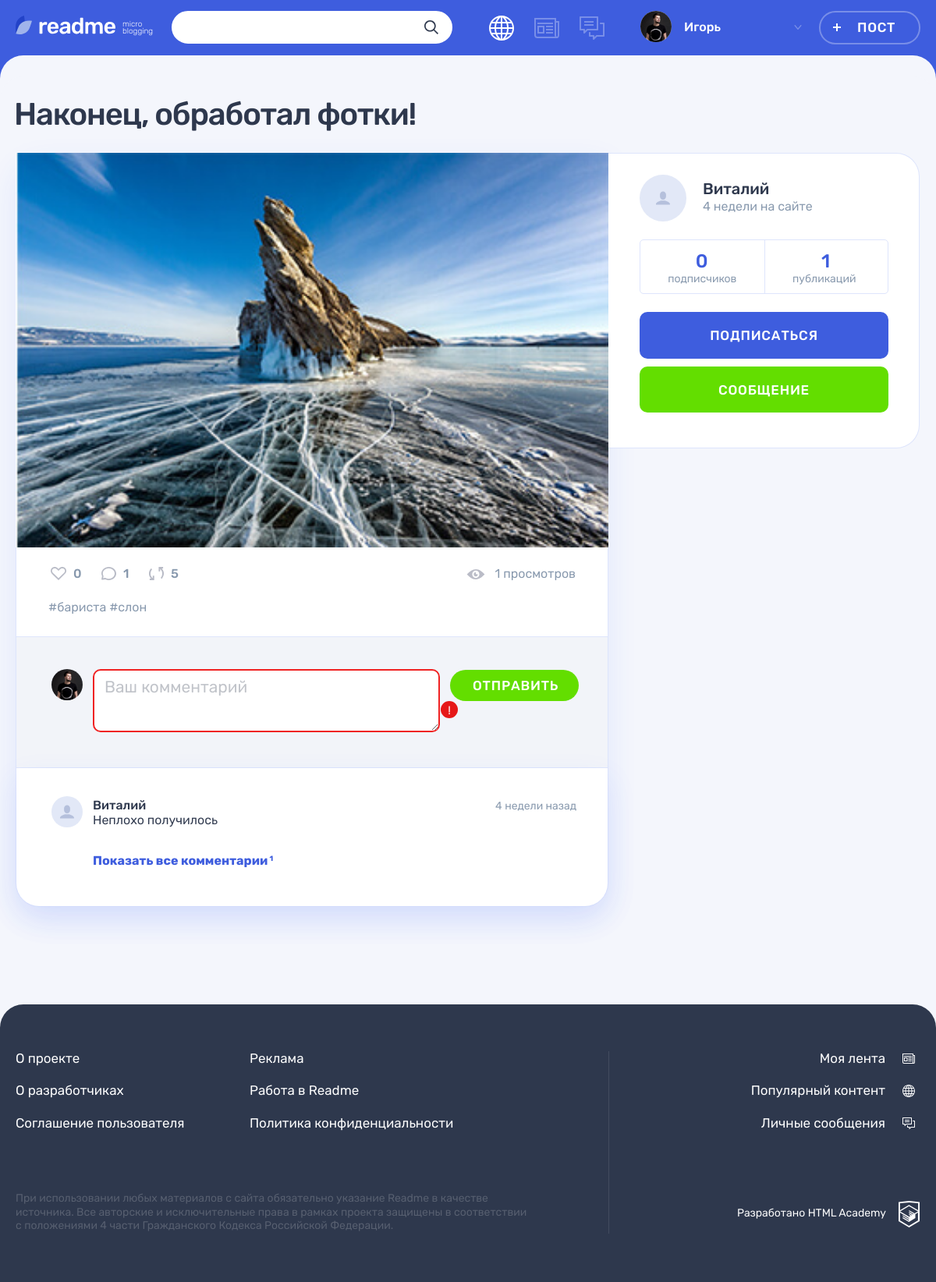
Page /post.php?postId=3 on the committed database.
### tables this page shows
CREATE TABLE posts (
       id INT AUTO_INCREMENT PRIMARY KEY,
       publication_date TIMESTAMP DEFAULT CURRENT_TIMESTAMP,
       title VARCHAR(255) NOT NULL,
       content TEXT,
       author VARCHAR(128),
       img VARCHAR(2000),
       video VARCHAR(2000),
       reference VARCHAR(255),
       views INT DEFAULT 0,
       user_id INT,
       content_type_id INT,
       FOREIGN KEY (user_id) REFERENCES users(id),
       FOREIGN KEY (content_type_id) REFERENCES content_types(id)
);

CREATE TABLE hashtags (
       id INT AUTO_INCREMENT PRIMARY KEY,
       hashtag VARCHAR(128) UNIQUE
);

CREATE TABLE comments (
       id INT AUTO_INCREMENT PRIMARY KEY,
       publication_date TIMESTAMP DEFAULT CURRENT_TIMESTAMP,
       content TEXT NOT NULL,
       author_id INT,
       post_id INT,
       FOREIGN KEY (author_id) REFERENCES users(id),
       FOREIGN KEY (post_id) REFERENCES posts(id)
);

CREATE TABLE users (
       id INT AUTO_INCREMENT PRIMARY KEY,
       registration_date TIMESTAMP DEFAULT CURRENT_TIMESTAMP,
       email VARCHAR(255) UNIQUE,
       user_name VARCHAR(128) UNIQUE,
       password CHAR(64),
       avatar VARCHAR(255)
);

### helpers.php (called while the page is built, shortened)
<?php
function get_noun_plural_form(int $number, string $one, string $two, string $many): string
{
    $number = (int)$number;
    $mod10 = $number % 10;
    $mod100 = $number % 100;
    switch (true) {
        case ($mod10 >= 2 && $mod10 <= 4):
            return $two;
    }
}
function include_template($name, array $data = [])
{
    $name = 'templates/' . $name;
    extract($data);
    require $name;
    $result = ob_get_clean();
    return $result;
}
function getRelativeDate(DateTimeImmutable $date, bool $needAgoAddition = false) : string
{
    $currentDate = new DateTimeImmutable('now');
    $interval = $date->diff($currentDate);
    $addition = $needAgoAddition ? '' : ' назад';
    if ($interval->y) {
    $properNoun = get_noun_plural_form($interval->y, 'год', 'года', 'лет');
        return date_interval_format($interval, '%y ' . $properNoun . $addition);
    } else if ($interval->m) {
        $properNoun = get_noun_plural_form($interval->m, 'месяц', 'месяца', 'месяцев');
        return date_interval_format($interval, '%m ' . $properNoun . $addition);
    } else if ($interval->d && $interval->d < 7) {
        $properNoun = get_noun_plural_form($interval->d, 'день', 'дня', 'дней');
        return date_interval_format($interval, '%d ' . $properNoun . $addition);
    } else if ($interval->d && $interval->d >= 7) {
        $weeksCount = ceil($interval->d / 7);
        $properNoun = get_noun_plural_form($weeksCount, 'неделю', 'недели', 'недель');
        return $weeksCount . ' ' . $properNoun . $addition;
    } else if ($interval->h) {
        $properNoun = get_noun_plural_form($interval->h, 'час', 'часа', 'часов');
        return date_interval_format($interval, '%h ' . $properNoun . $addition);
    } else if ($interval->i) {
        $properNoun = get_noun_plural_form($interval->i, 'минуту', 'минуты', 'минут');
        return date_interval_format($interval, '%i ' . $properNoun . $addition);
    } else {
        return '';
    }
}
function findUserPost(mysqli $con, string $sql, int $postId): array
{
    $postStmt = mysqli_prepare($con, $sql);
    mysqli_stmt_bind_param($postStmt, 'i', $postId);
    mysqli_stmt_execute($postStmt);
    $resultPost = mysqli_stmt_get_result($postStmt);
    return mysqli_fetch_all($resultPost, MYSQLI_ASSOC);
}

### templates/post.php (the view, shortened to what this page needs)
<?php require_once './helpers.php'?>
<main class="page__main page__main--publication">
    <div class="container">
        <h1 class="page__title page__title--publication"><?= htmlspecialchars($postDetails['title']) ?></h1>
        <section class="post-details">
            <div class="post-details__wrapper post-photo">
                <div class="post-details__main-block post post--details">
                    <?php if ($postDetails['type'] === 'quote') : ?>
                        <div class="post-details__image-wrapper post-quote">
                            <div class="post__main">
                                <blockquote>
                                    <p>
                                        <?= htmlspecialchars($postDetails['content']); ?>
                                    </p>
                                    <cite><?= htmlspecialchars($postDetails['author']); ?></cite>
                                </blockquote>
                            </div>
                        </div>
                    <?php elseif ($postDetails['type'] === 'photo') : ?>
                        <div class="post-details__image-wrapper post-photo__image-wrapper">
                            <img src="img/<?= htmlspecialchars($postDetails['img']); ?>" alt="Фото от пользователя" width="760" height="507">
                        </div>
                    <?php elseif ($postDetails['type'] === 'video') : ?>
                        <div class="post-details__image-wrapper post-photo__image-wrapper">
                            <?=embed_youtube_video($postDetails['video']); ?>
                        </div>
                    <?php endif; ?>
                    <div class="post__indicators">
                        <div class="post__buttons">
                            <a class="post__indicator post__indicator--likes button" href="#" title="Лайк">
                                <svg class="post__indicator-icon" width="20" height="17">
                                    <use xlink:href="#icon-heart"></use>
                                </svg>
                                <span><?= htmlspecialchars($postDetails['likes']) ?></span>
                            </a>
                            <a class="post__indicator post__indicator--comments button" href="#" title="Комментарии">
                                <svg class="post__indicator-icon" width="19" height="17">
                                    <use xlink:href="#icon-comment"></use>
                                </svg>
                                <span><?= htmlspecialchars($postDetails['comments_total']) ?></span>
                            </a>
                            <a class="post__indicator post__indicator--repost button" href="#" title="Репост">
                                <svg class="post__indicator-icon" width="19" height="17">
                                    <use xlink:href="#icon-repost"></use>
                                </svg>
                                <span>5</span>
                            </a>
                        </div>
                        <span class="post__view"><?= htmlspecialchars($postDetails['views']) ?> просмотров</span>
                    </div>
                    <ul class="post__tags">
                    <?php foreach ($postHashtags as $postHashtag) : ?>
                        <li><a href="#">#<?= htmlspecialchars($postHashtag['hashtag']) ?></a></li>
                    <?php endforeach; ?>
                    </ul>
                    <div class="comments">
                        <form class="comments__form form" action="#" method="post">
                            <div class="comments__my-avatar">
                                <img class="comments__picture" src="img/userpic-medium.jpg" alt="Аватар пользователя">
                            </div>
                            <div class="form__input-section form__input-section--error">
                                <textarea class="comments__textarea form__textarea form__input" placeholder="Ваш комментарий"></textarea>
                                <button class="form__error-button button" type="button">!</button>
                            </div>
                            <button class="comments__submit button button--green" type="submit">Отправить</button>
                        </form>
                        <div class="comments__list-wrapper">
                            <ul class="comments__list">
                            <?php foreach ($postComments as $postComment) : ?>
                                <li class="comments__item user">
                                    <div class="comments__avatar">
                                    </div>
                                    <div class="comments__info">
                                        <div class="comments__name-wrapper">
                                            <a class="comments__user-name" href="#">
                                                <span><?= htmlspecialchars($postComment['author']) ?></span>
                                            </a>
                                            <?php
                                            $publicationTime = new DateTimeImmutable($postComment['date']);
                                            $relativePublicationTime = getRelativeDate($publicationTime);
                                            ?>
                                            <time class="comments__time" datetime="<?= $publicationTime->format('Y-m-d') ?>"><?= $relativePublicationTime ?></time>
                                        </div>
                                        <p class="comments__text">
                                            <?= htmlspecialchars($postComment['content']) ?>
                                        </p>
                                    </div>
                                </li>
                            <?php endforeach; ?>
                            </ul>
                            <?php if ($postComments) : ?>
                            <a class="comments__more-link" href="#">
                                <span>Показать все комментарии</span>
                                <sup class="comments__amount"><?= count($postComments) ?></sup>
                            </a>
                            <?php endif; ?>
                        </div>
                    </div>
                </div>
                <div class="post-details__user user">
                    <?php if (!$postAuthorDetails) : ?>
                    <h2>Без автора</h2>
                    <?php else : ?>
                    <div class="post-details__user-info user__info">
                        <div class="post-details__avatar user__avatar">
                        </div>
                        <div class="post-details__name-wrapper user__name-wrapper">
                            <a class="post-details__name user__name" href="#">
                                <span><?= htmlspecialchars($postAuthorDetails['user_name']) ?></span>
                            </a>
                            <?php
                            $registrationTime = new DateTimeImmutable($postAuthorDetails['date']);
                            $relativeRegistrationTime = getRelativeDate($registrationTime, true);
                            ?>
                            <time class="post-details__time user__time" datetime="<?= $registrationTime->format('Y-m-d') ?>"><?= $relativeRegistrationTime ?> на сайте</time>
                        </div>
                    </div>
                    <div class="post-details__rating user__rating">
                        <p class="post-details__rating-item user__rating-item user__rating-item--subscribers">
                            <span class="post-details__rating-amount user__rating-amount"><?= htmlspecialchars($postAuthorDetails['subscribers_total']) ?></span>
                            <span class="post-details__rating-text user__rating-text">подписчиков</span>
                        </p>
                        <p class="post-details__rating-item user__rating-item user__rating-item--publications">
                            <span class="post-details__rating-amount user__rating-amount"><?= htmlspecialchars($postAuthorDetails['posts_total']) ?></span>
                            <span class="post-details__rating-text user__rating-text">публикаций</span>
                        </p>
                    </div>
                    <div class="post-details__user-buttons user__buttons">
                        <button class="user__button user__button--subscription button button--main" type="button">Подписаться</button>
                        <a class="user__button user__button--writing button button--green" href="#">Сообщение</a>
                    </div>
                    <?php endif; ?>
                </div>
            </div>
        </section>
    </div>
</main>

### rows in the picture
posts: title "Наконец, обработал фотки!", img (picture), views "1"
hashtags: hashtag "бариста"
hashtags: hashtag "слон"
comments: author.user_name "Виталий", publication_date "4 недели назад", content "Неплохо получилось"

### other values in the picture
$userName "Игорь"
$postDetails['likes'] "0"
$postDetails['comments_total'] "1"
count($postComments) "1"
$postAuthorDetails['user_name'] "Виталий"
$relativeRegistrationTime "4 недели"
$postAuthorDetails['subscribers_total'] "0"
$postAuthorDetails['posts_total'] "1"
